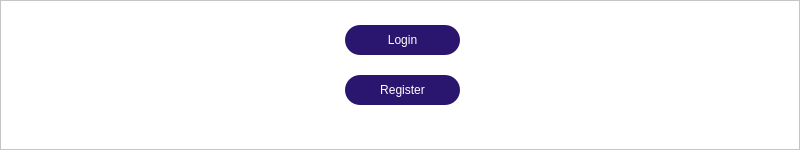
<?xml version="1.0" encoding="UTF-8"?>
<ui version="4.0">
 <class>Form</class>
 <widget class="QWidget" name="Form">
  <property name="geometry">
   <rect>
    <x>0</x>
    <y>0</y>
    <width>800</width>
    <height>150</height>
   </rect>
  </property>
  <property name="windowTitle">
   <string>Form</string>
  </property>
  <widget class="QFrame" name="frame">
   <property name="geometry">
    <rect>
     <x>0</x>
     <y>0</y>
     <width>800</width>
     <height>150</height>
    </rect>
   </property>
   <property name="styleSheet">
    <string notr="true">background-color:white;</string>
   </property>
   <property name="frameShape">
    <enum>QFrame::StyledPanel</enum>
   </property>
   <property name="frameShadow">
    <enum>QFrame::Raised</enum>
   </property>
   <widget class="QPushButton" name="login">
    <property name="geometry">
     <rect>
      <x>345</x>
      <y>25</y>
      <width>115</width>
      <height>30</height>
     </rect>
    </property>
    <property name="styleSheet">
     <string notr="true">QPushButton{
background-color:rgb(42, 22, 111);
color:white;
border-radius:15px;
}
QPushButton:hover{
background-color:rgb(5, 122, 192);
color:white;
}</string>
    </property>
    <property name="text">
     <string>Login</string>
    </property>
   </widget>
   <widget class="QPushButton" name="reg_btn">
    <property name="geometry">
     <rect>
      <x>345</x>
      <y>75</y>
      <width>115</width>
      <height>30</height>
     </rect>
    </property>
    <property name="styleSheet">
     <string notr="true">QPushButton{
background-color:rgb(42, 22, 111);
color:white;
border-radius:15px;
}
QPushButton:hover{
background-color:rgb(5, 122, 192);
color:white;
}</string>
    </property>
    <property name="text">
     <string>Register</string>
    </property>
   </widget>
  </widget>
 </widget>
 <resources/>
 <connections/>
</ui>
